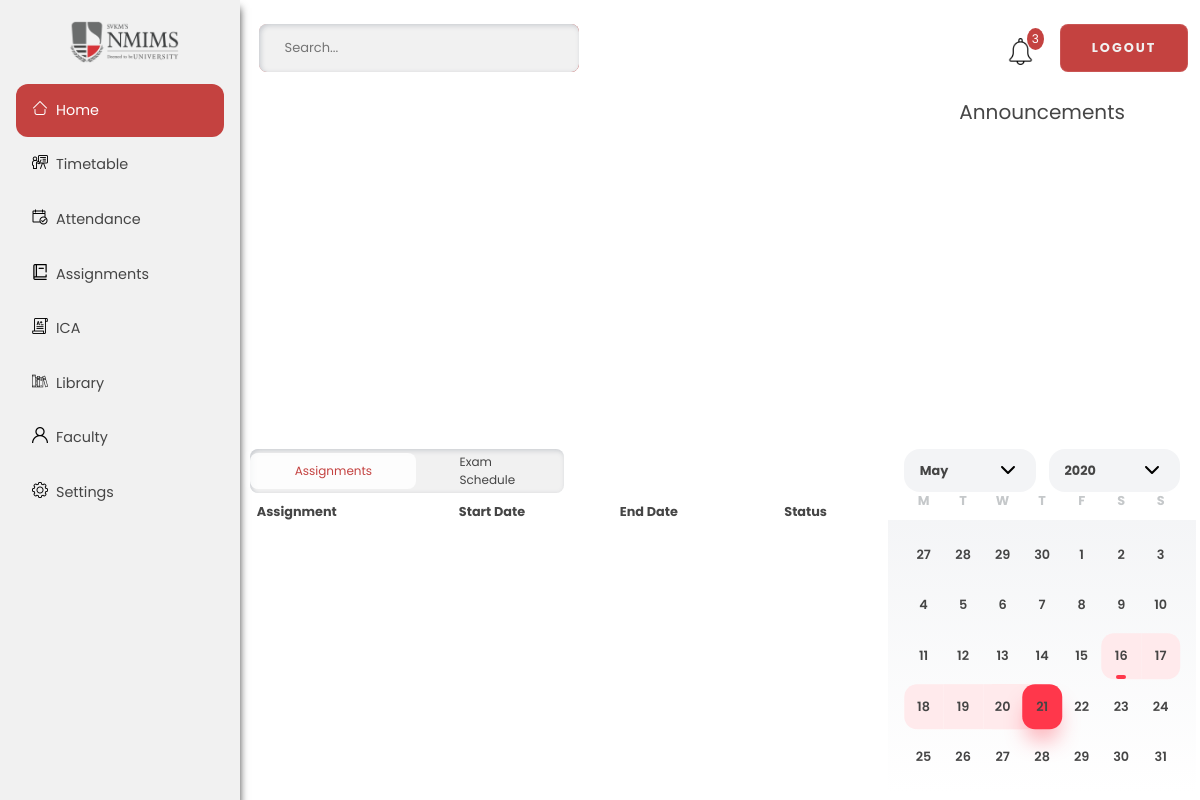
Page /dashboard/ (signed in) on the earlier database version.
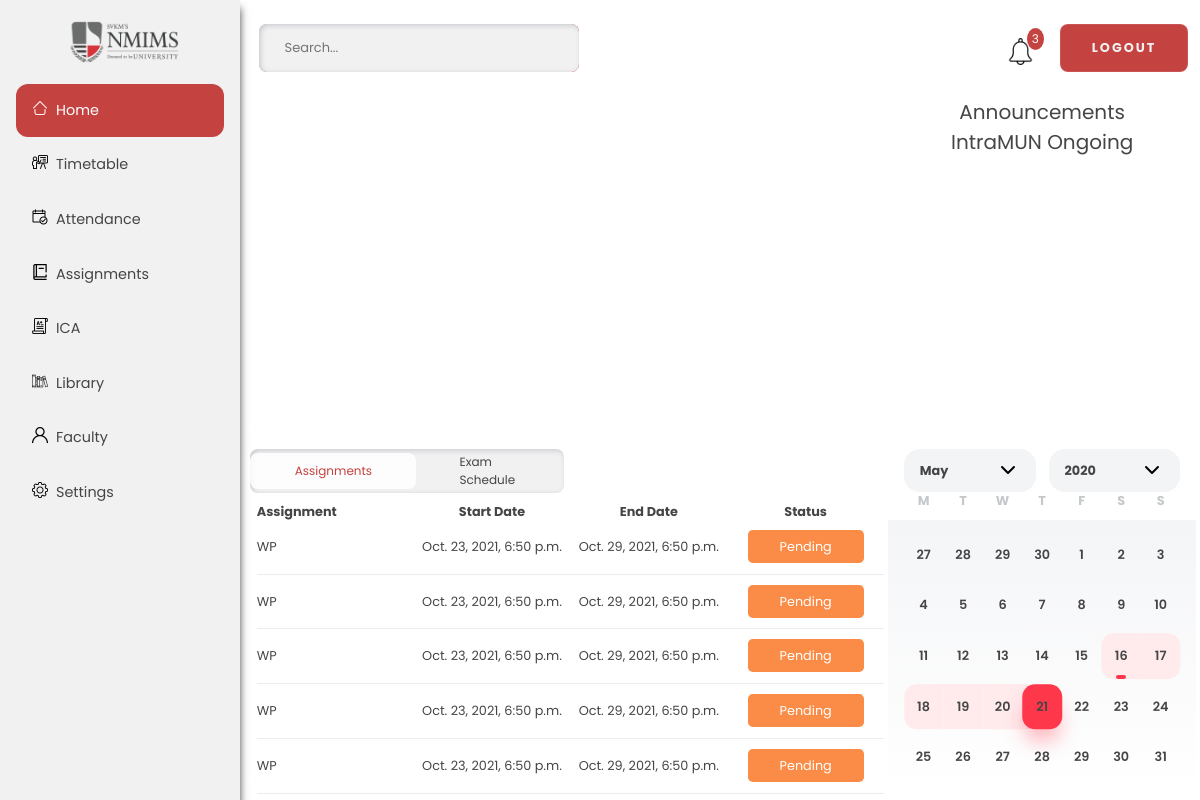
Same page on the later database version.
### dashboard/models.py (models this page shows, shortened)
class Announcements(models.Model):
    announcement_name = models.TextField(null=True, default="Announcement")
    class Meta:
        verbose_name_plural = "Announcement"

class Assignments(models.Model):
    branch_id = models.ForeignKey(
        Branch, to_field='branch_id', on_delete=models.CASCADE, default=uuid.uuid4)
    subject_id = models.ForeignKey(Subject, on_delete=models.CASCADE)
    assignment_name = models.TextField(default="Assignment")
    created = models.DateTimeField(auto_now_add=True)
    status = models.CharField(max_length=10, default="Pending")
    submission_date = models.DateTimeField(null=True)
    class Meta:
        verbose_name_plural = "Assignments"

class Subject(models.Model):
    subject_name = models.TextField(null=True, unique=True)
    subject_id = models.UUIDField(
        default=uuid.uuid4, unique=True, primary_key=True, editable=False)
    class Meta:
        verbose_name_plural = "Subjects"

### dashboard/views.py (the view)
# urls.py: path( '', views.dashboard, name='dashboard'),
@login_required(login_url='login')
def dashboard(request):
    return render(request, 'dashboard/dashboard.html', context)

### dashboard/templates/dashboard/dashboard.html (shortened to what this page needs)
{% extends 'dashboard/base.html' %}
{% block content %}
<div class="grid-container">
    <div class="grid-item one">
    </div>
    <div class="grid-item two">
        <div id="donutchart" style="height: 100%; width: 100%;" ></div>
    </div>
    <div class="grid-item announcement">
        <div class="title">
            Announcements
        </div>
        <div class="ann">
            <div class="text">
                {% for items in announcementname %}
                {{items.announcement_name}}
                {% endfor %%}
            </div>
        </div>
    </div>
    <div class="grid-item big">
        <div class="header">
            <a class="on" href="#" class="btn assign">Assignments</a>
            <a href="#" class="btn exam">Exam Schedule</a>
        </div>
        <table class="GridTable">
            <thead>
                <tr>
                    <th>Assignment</th>
                    <th>Start Date</th>
                    <th>End Date</th>
                    <th>Status</th>
                </tr>
            </thead>
            <tbody>
            {% for items in assignmentname %}
                <tr class="border-bottom">
                    <td>{{items.subject_id.subject_name}}</td>
                    <td>{{items.created}}</td>
                    <td>{{items.submission_date}}</td>
                    {% if items.status == TRUE %}
                    <td><a class="status done" href="">Submitted</a></td>
                    {% else %}
                    <td><a class="status pending" href="">Pending</a></td>
                    {% endif%}
                </tr>
                {% endfor %}
            </tbody>
        </table>
    </div>
    <div class="grid-item cal">
        <div class="calendar">
            <div class="calendar__opts">
              <select name="calendar__month" id="calendar__month">
                <option selected>May</option>
              </select>
              <select name="calendar__year" id="calendar__year">
                <option selected>2020</option>
              </select>
            </div>
            <div class="calendar__body">
              <div class="calendar__days">
                <div>M</div>
                <div>T</div>
                <div>W</div>
                <div>T</div>
                <div>F</div>
                <div>S</div>
                <div>S</div>
              </div>
              <div class="calendar__dates">
                <div class="calendar__date calendar__date--grey"><span>27</span></div>
                <div class="calendar__date calendar__date--grey"><span>28</span></div>
                <div class="calendar__date calendar__date--grey"><span>29</span></div>
                <div class="calendar__date calendar__date--grey"><span>30</span></div>
                <div class="calendar__date"><span>1</span></div>
                <div class="calendar__date"><span>2</span></div>
                <div class="calendar__date"><span>3</span></div>
                <div class="calendar__date"><span>4</span></div>
                <div class="calendar__date"><span>5</span></div>
                <div class="calendar__date"><span>6</span></div>
                <div class="calendar__date"><span>7</span></div>
                <div class="calendar__date"><span>8</span></div>
                <div class="calendar__date"><span>9</span></div>
                <div class="calendar__date"><span>10</span></div>
                <div class="calendar__date"><span>11</span></div>
                <div class="calendar__date"><span>12</span></div>
                <div class="calendar__date"><span>13</span></div>
                <div class="calendar__date"><span>14</span></div>
                <div class="calendar__date"><span>15</span></div>
                <div class="calendar__date calendar__date--selected calendar__date--first-date calendar__date--range-start"><span>16</span></div>
                <div class="calendar__date calendar__date--selected calendar__date--last-date"><span>17</span></div>
                <div class="calendar__date calendar__date--selected calendar__date--first-date"><span>18</span></div>
                <div class="calendar__date calendar__date--selected"><span>19</span></div>
                <div class="calendar__date calendar__date--selected"><span>20</span></div>
                <div class="calendar__date calendar__date--selected calendar__date--last-date calendar__date--range-end"><span>21</span></div>
                <div class="calendar__date"><span>22</span></div>
                <div class="calendar__date"><span>23</span></div>
                <div class="calendar__date"><span>24</span></div>
                <div class="calendar__date"><span>25</span></div>
                <div class="calendar__date"><span>26</span></div>
                <div class="calendar__date"><span>27</span></div>
                <div class="calendar__date"><span>28</span></div>
                <div class="calendar__date"><span>29</span></div>
                <div class="calendar__date"><span>30</span></div>
                <div class="calendar__date"><span>31</span></div>
              </div>
            </div>
          </div>
    </div>
</div>
{% endblock content %}

### dashboard/templates/dashboard/base.html (shortened to what this page needs)
{% load static %}
<!DOCTYPE html>
<html lang="en">
<head>
    <link rel="stylesheet" href="{% static 'base.css' %}">
    <link rel="stylesheet" href="{% static 'dashboard.css' %}">
    <link rel="stylesheet" href="{% static 'faculty.css' %}">
    <link rel="stylesheet" href="{% static 'ica.css' %}">
    <link rel="stylesheet" href="{% static 'library.css' %}">
    <link rel="stylesheet" href="{% static 'assignments.css' %}">
    <link rel="stylesheet" href="{% static 'settings.css' %}">
</head>
<body>
    <div class="background">
        <div class="sidebar">
            <img id="logo" src="{% static 'logo.png' %}" alt="logo">
            {% if request.path == "/dashboard/"%}
            <a class="pg active" href="{% url 'dashboard' %}">
                <img class="ico home" src="{% static 'home.png' %}" alt="">
                Home
            </a>
            {% else %}
            <a class="pg" href="{% url 'dashboard' %}">
                <img class="ico home" src="{% static 'home.png' %}" alt="">
                Home
            </a>
            {% endif %}
            {% if request.path == "/dashboard/timetable/"%}
            <a class="pg active" href="#">
                <img class="ico home" src="{% static 'classroom.png' %}" alt="">
                Timetable</a>
            {% else %}
            <a class="pg" href="#">
                <img class="ico home" src="{% static 'classroom.png' %}" alt="">
                Timetable</a>
            {% endif %}
            {% if request.path == "/dashboard/attendance/"%}
            <a class="pg active" href="#">
                <img class="ico attendance" src="{% static 'attendance.png' %}" alt="">
                Attendance
            </a>
            {% else %}
            <a class="pg" href="#">
                <img class="ico attendance" src="{% static 'attendance.png' %}" alt="">
                Attendance
            </a>
            {% endif %}
            {% if request.path == "/dashboard/assignments/"%}
            <a class="pg active" href="{% url 'assignments' %}">
                <img class="ico" src="{% static 'assignment.png' %}" alt="">
                Assignments</a>
            {% else %}
            <a class="pg" href="{% url 'assignments' %}">
                <img class="ico" src="{% static 'assignment.png' %}" alt="">
                Assignments</a>
            {% endif %}
            {% if request.path == "/dashboard/ica/"%}
            <a class="pg active" href="{% url 'ica' %}">
                <img class="ico" src="{% static 'ica.png' %}" alt="">
                ICA</a>
            {% else %}
            <a class="pg" href="{% url 'ica' %}">
                <img class="ico" src="{% static 'ica.png' %}" alt="">
                ICA</a>
            {% endif %}
            {% if request.path == "/dashboard/library/"%}
            <a class="pg active" href="{% url 'library' %}">
                <img class="ico" src="{% static 'library.png' %}" alt="">
                Library</a>
            {% else %}
            <a class="pg" href="{% url 'library' %}">
                <img class="ico" src="{% static 'library.png' %}" alt="">
                Library</a>
            {% endif %}
            {% if request.path == "/dashboard/faculty/"%}
            <a class="pg active" href="{% url 'faculty' %}" alt ="faculty">
                <img class="ico" src="{% static 'faculty.png' %}" alt="">
                Faculty</a>
            {% else %}
            <a class="pg" href="{% url 'faculty' %}" alt ="faculty">
                <img class="ico" src="{% static 'faculty.png' %}" alt="">
                Faculty</a>
            {% endif %}
            {% if request.path == "/dashboard/settings/"%}
            <a class="pg active" href="{% url 'settings' %}">
                <img class="ico" src="{% static 'settings.png' %}" alt="">
                Settings </a>
            {% else %}
            <a class="pg" href="{% url 'settings' %}">
                <img class="ico" src="{% static 'settings.png' %}" alt="">
                Settings </a>
            {% endif %}
        </div>
        <div class="container">
            <div class="navbar-main">
                <form onsubmit="event.preventDefault();" role="search">
                    <input id="search" type="search" placeholder="Search..." autofocus required />
                    <button id="go" type="submit">Go</button>
                </form>
                <nav>
                    <ul>
                        <li>
                            <a href="#" class="notification">
                                <span>
                                    <img id="bell" src="{% static 'bell.png' %}" alt="notifications">
                                </span>
                                <span class="badge">3</span>
                            </a>
                        </li>
                        <li>
                            <button id="logout" onclick="location.href='{% url 'logout' %}'">Logout</button>
                        </li>
                    </ul>
                </nav>
            </div>
                {% block content%}
            {% endblock %}
        </div>
    </div>
</body>
</html>

### dashboard/static/base.css (style rules this page uses)
* { margin: 0; padding: 0; box-sizing: border-box; font-family: 'Poppins', sans-serif; color: #454545; }
.background { display: flex; height: 100vh; font-size: 20px; width: 100%; background-position: center; background-size: cover; }
.sidebar { width: 20vw; background-color: #f1f1f1; font-size: 0.9rem; box-shadow: 0 0.5rem 0.5rem rgb(69, 69, 69); }
#logo { display: block; width: 46%; height: auto; margin: 1.3rem 4.3rem; }
.ico { height: 1rem; margin-right: 0.5rem; top: 0.1rem; float: left; }
.sidebar a { display: block; padding: 1rem; margin-right: 1rem; margin-left: 1rem; text-decoration: none; margin-top: 0.1rem; }
.sidebar .active { background-color: #c44240; color: white; border-radius: 0.75rem; padding: 1rem; margin-top: 0.1rem; }
.sidebar a.active > img { filter: invert(1); }
.navbar-main { display: flex; align-items: center; width: 79vw; height: 12%; position: relative; }
nav { flex: 1; text-align: right; }
nav ul { overflow: hidden; }
nav ul li { list-style-type: none; display: inline-block; margin-left: 1.3rem; }
nav ul li a { text-decoration: none; color: gray; font-size: 0.8rem; }
form { margin-left: 2%; position: relative; width: 20rem; background: rgb(196, 66, 64); border-radius: 0.5rem; display: inline-block; }
input { height: 3rem; border: 0; color: #2f2f2f; }
input[type="search"] { outline: 0; width: 100%; font-size: 13px; background: #f1f1f1; box-shadow: -0.1rem -0.1rem 0.3rem #ffffffc4, inset 0.1rem 0.1rem 0.3rem rgba(94, 104, 121, 0.288); padding: 0 1.6rem; border-radius: 0.5rem; appearance: none; transition: all .3s cubic-bezier(0, 0, 0.43, 1.49); transition-property: width, border-radius; z-index: 1; position: relative; }
#go { display: inline; position: absolute; top: 0; right: 0; width: 3rem; color: white; background: rgb(196, 66, 64); border: none; height: 3rem; text-align: center; border-radius: 0.5rem; }
input:not(:placeholder-shown) { border-radius: 0.5rem 0 0 10px; width: calc(100% - 3rem); }
.notification { color: white; height: 25px; text-decoration: none; position: relative; display: inline-block; border-radius: 5px; top: 0.8rem; }
#bell { height: 1.7rem; }
.notification .badge { position: absolute; font-size: 12px; top: -10px; right: -10px; padding: 2px 5px; border-radius: 50%; background: rgb(196, 66, 64); color: white; }
#logout { display: inline-block; color: #f1f1f1; height: 3rem; width: 8rem; text-decoration: none; border-radius: 0.5rem; background: #c44240; border: 1px solid rgba(255, 255, 255, 0.1); backdrop-filter: blur(2rem); letter-spacing: 2px; cursor: pointer; text-transform: uppercase; }

Differences in the rows shown:
added Announcements: announcement_name "IntraMUN Ongoing"
added Assignments: subject_id.subject_name "WP", created "Oct. 23, 2021, 6:50 p.m.", submission_date "Oct. 29, 2021, 6:50 p.m.", status "Pending"
added Assignments: subject_id.subject_name "WP", created "Oct. 23, 2021, 6:50 p.m.", submission_date "Oct. 29, 2021, 6:50 p.m.", status "Pending"
added Assignments: subject_id.subject_name "WP", created "Oct. 23, 2021, 6:50 p.m.", submission_date "Oct. 29, 2021, 6:50 p.m.", status "Pending"
added Assignments: subject_id.subject_name "WP", created "Oct. 23, 2021, 6:50 p.m.", submission_date "Oct. 29, 2021, 6:50 p.m.", status "Pending"
added Assignments: subject_id.subject_name "WP", created "Oct. 23, 2021, 6:50 p.m.", submission_date "Oct. 29, 2021, 6:50 p.m.", status "Pending"
